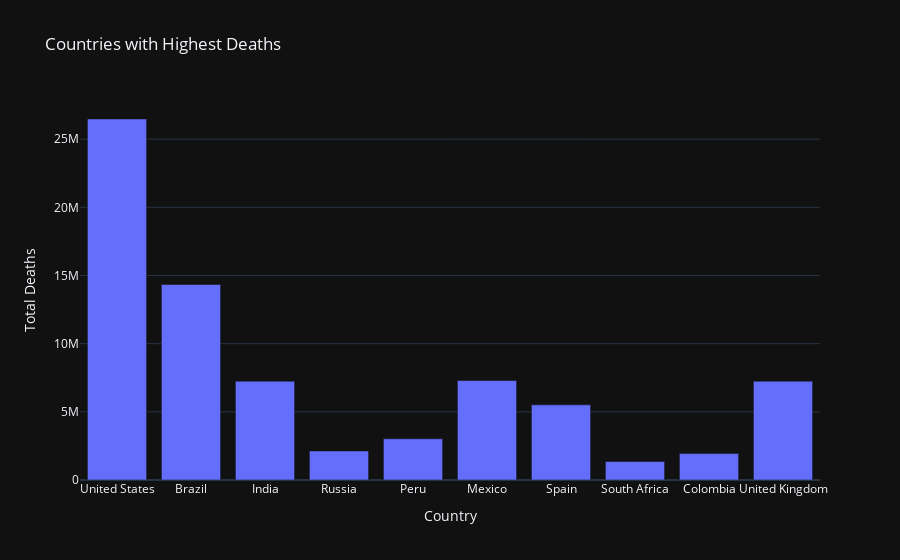

Here is the notebook cell this chart was saved with:
### Markdown cell above
Now let’s have a look at the total number of deaths among the countries with the highest number of covid-19 cases

### Code cell
# Let's check the total number of deaths among the countries witht he highest number of covid-19 cases
figure = px.bar(data, y='Total Deaths', x='Country',
            title="Countries with Highest Deaths")
figure.show()

### Figure 1 — Plotly figure (JSON) as saved in the notebook; plotly's stock layout.template omitted (floating-point values rounded to 4 significant figures)
{"data": [{"alignmentgroup": "True", "hovertemplate": "Country=%{x}<br>Total Deaths=%{y}<extra></extra>", "legendgroup": "", "marker": {"color": "#636efa", "pattern": {"shape": ""}}, "name": "", "offsetgroup": "", "orientation": "v", "showlegend": false, "textposition": "auto", "type": "bar", "x": ["United States", "Brazil", "India", "Russia", "Peru", "Mexico", "Spain", "South Africa", "Colombia", "United Kingdom"], "xaxis": "x", "y": [26477574, 14340567, 7247327, 2131571, 3020038, 7295850, 5510624, 1357682, 1936134, 7249573], "yaxis": "y"}], "layout": {"barmode": "relative", "legend": {"tracegroupgap": 0}, "title": {"text": "Countries with Highest Deaths"}, "xaxis": {"anchor": "y", "domain": [0, 1], "title": {"text": "Country"}}, "yaxis": {"anchor": "x", "domain": [0, 1], "title": {"text": "Total Deaths"}}}}
